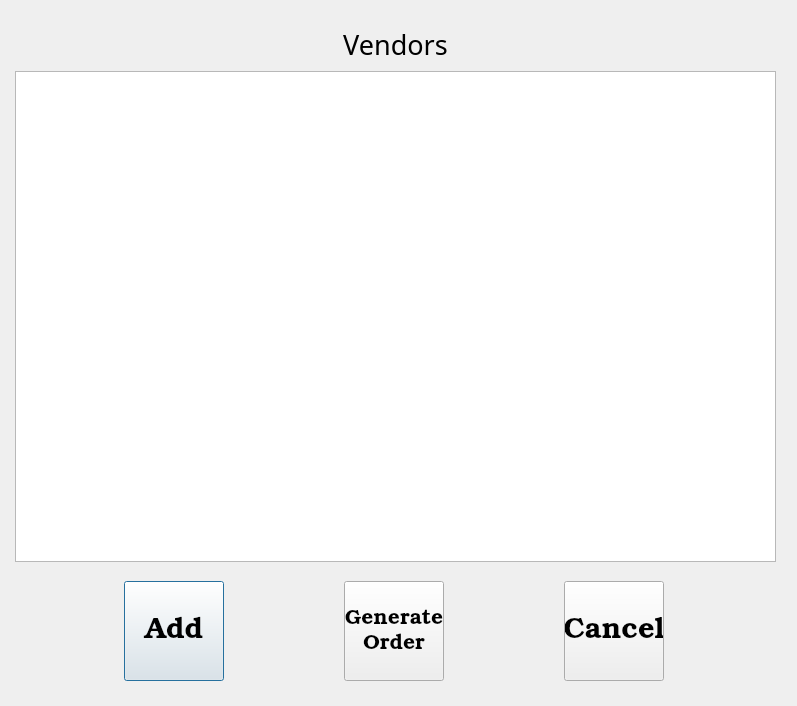
<?xml version="1.0" encoding="UTF-8"?>
<ui version="4.0">
 <class>vendors_dialog</class>
 <widget class="QDialog" name="vendors_dialog">
  <property name="geometry">
   <rect>
    <x>0</x>
    <y>0</y>
    <width>797</width>
    <height>706</height>
   </rect>
  </property>
  <property name="font">
   <font>
    <family>Book Antiqua</family>
    <pointsize>20</pointsize>
   </font>
  </property>
  <property name="windowTitle">
   <string>Vendors</string>
  </property>
  <widget class="QLabel" name="label">
   <property name="geometry">
    <rect>
     <x>15</x>
     <y>29</y>
     <width>761</width>
     <height>31</height>
    </rect>
   </property>
   <property name="text">
    <string>Vendors</string>
   </property>
   <property name="alignment">
    <set>Qt::AlignCenter</set>
   </property>
  </widget>
  <widget class="QWidget" name="horizontalLayoutWidget">
   <property name="geometry">
    <rect>
     <x>10</x>
     <y>580</y>
     <width>771</width>
     <height>102</height>
    </rect>
   </property>
   <layout class="QHBoxLayout" name="horizontalLayout">
    <item>
     <widget class="QPushButton" name="btn_add">
      <property name="sizePolicy">
       <sizepolicy hsizetype="Preferred" vsizetype="Preferred">
        <horstretch>0</horstretch>
        <verstretch>20</verstretch>
       </sizepolicy>
      </property>
      <property name="minimumSize">
       <size>
        <width>100</width>
        <height>100</height>
       </size>
      </property>
      <property name="maximumSize">
       <size>
        <width>100</width>
        <height>100</height>
       </size>
      </property>
      <property name="baseSize">
       <size>
        <width>12</width>
        <height>2</height>
       </size>
      </property>
      <property name="font">
       <font>
        <family>Bookman Old Style</family>
        <pointsize>22</pointsize>
        <stylestrategy>PreferAntialias</stylestrategy>
       </font>
      </property>
      <property name="text">
       <string>Add</string>
      </property>
     </widget>
    </item>
    <item>
     <widget class="QPushButton" name="btn_generate">
      <property name="sizePolicy">
       <sizepolicy hsizetype="Preferred" vsizetype="Preferred">
        <horstretch>0</horstretch>
        <verstretch>20</verstretch>
       </sizepolicy>
      </property>
      <property name="minimumSize">
       <size>
        <width>100</width>
        <height>100</height>
       </size>
      </property>
      <property name="maximumSize">
       <size>
        <width>100</width>
        <height>100</height>
       </size>
      </property>
      <property name="baseSize">
       <size>
        <width>12</width>
        <height>2</height>
       </size>
      </property>
      <property name="font">
       <font>
        <family>Bookman Old Style</family>
        <pointsize>16</pointsize>
        <stylestrategy>PreferAntialias</stylestrategy>
       </font>
      </property>
      <property name="text">
       <string>Generate
Order</string>
      </property>
     </widget>
    </item>
    <item>
     <widget class="QPushButton" name="btn_cancel">
      <property name="sizePolicy">
       <sizepolicy hsizetype="Preferred" vsizetype="Preferred">
        <horstretch>0</horstretch>
        <verstretch>20</verstretch>
       </sizepolicy>
      </property>
      <property name="minimumSize">
       <size>
        <width>100</width>
        <height>100</height>
       </size>
      </property>
      <property name="maximumSize">
       <size>
        <width>100</width>
        <height>100</height>
       </size>
      </property>
      <property name="baseSize">
       <size>
        <width>12</width>
        <height>2</height>
       </size>
      </property>
      <property name="font">
       <font>
        <family>Bookman Old Style</family>
        <pointsize>22</pointsize>
        <stylestrategy>PreferAntialias</stylestrategy>
       </font>
      </property>
      <property name="text">
       <string>Cancel</string>
      </property>
     </widget>
    </item>
   </layout>
  </widget>
  <widget class="QTableWidget" name="tableWidget">
   <property name="geometry">
    <rect>
     <x>15</x>
     <y>71</y>
     <width>761</width>
     <height>491</height>
    </rect>
   </property>
  </widget>
 </widget>
 <resources/>
 <connections/>
</ui>
